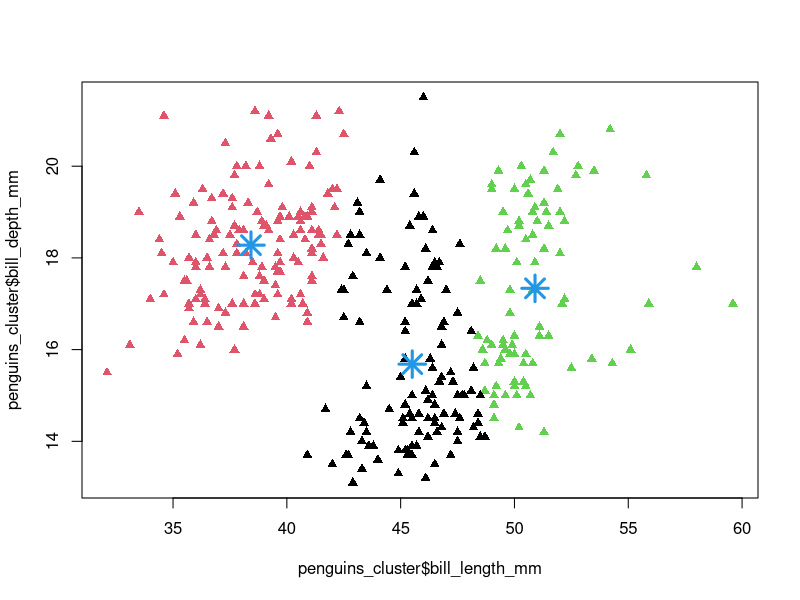

The R script that drew this image:
#CLUSTERING
library(palmerpenguins)

penguins_cleaned <- na.omit(penguins)

#unlabeled data; get only lengh & depth of bill
penguins_cluster <- penguins_cleaned[c("bill_length_mm", "bill_depth_mm")]

set.seed(2026)
km <- kmeans(penguins_cluster, 3)
km$centers
plot(penguins_cluster$bill_length_mm, 
     penguins_cluster$bill_depth_mm,
     col = km$cluster,
     pch = 17
     )

points(km$centers,
      col = 4,
      pch = 8,
      cex = 2.5,
      lwd = 3
       )
